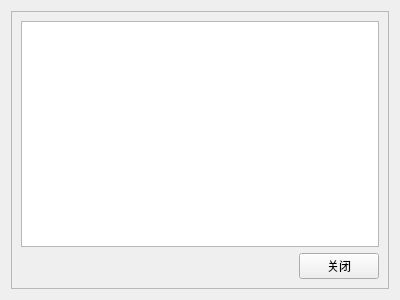
<?xml version="1.0" encoding="UTF-8"?>
<ui version="4.0">
 <class>CommandFileWidget</class>
 <widget class="QWidget" name="CommandFileWidget">
  <property name="geometry">
   <rect>
    <x>0</x>
    <y>0</y>
    <width>400</width>
    <height>300</height>
   </rect>
  </property>
  <property name="windowTitle">
   <string>Form</string>
  </property>
  <layout class="QGridLayout" name="gridLayout">
   <item row="1" column="0">
    <widget class="QScrollArea" name="scrollArea">
     <property name="widgetResizable">
      <bool>true</bool>
     </property>
     <widget class="QWidget" name="scrollAreaWidgetContents">
      <property name="geometry">
       <rect>
        <x>0</x>
        <y>0</y>
        <width>380</width>
        <height>280</height>
       </rect>
      </property>
      <layout class="QGridLayout" name="gridLayout_3">
       <item row="0" column="0">
        <layout class="QGridLayout" name="gridLayout_2">
         <item row="0" column="0">
          <widget class="QTextBrowser" name="textBrowser"/>
         </item>
         <item row="1" column="0">
          <layout class="QHBoxLayout" name="horizontalLayout">
           <item>
            <spacer name="horizontalSpacer">
             <property name="orientation">
              <enum>Qt::Horizontal</enum>
             </property>
             <property name="sizeHint" stdset="0">
              <size>
               <width>40</width>
               <height>20</height>
              </size>
             </property>
            </spacer>
           </item>
           <item>
            <widget class="QPushButton" name="closePushButton">
             <property name="text">
              <string>关闭</string>
             </property>
            </widget>
           </item>
          </layout>
         </item>
        </layout>
       </item>
      </layout>
     </widget>
    </widget>
   </item>
  </layout>
 </widget>
 <resources/>
 <connections/>
</ui>
